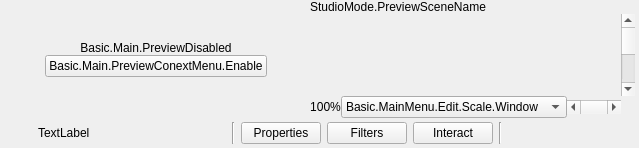
  <widget class="QWidget" name="centralwidget">
   <layout class="QVBoxLayout" name="verticalLayout">
    <property name="spacing">
     <number>0</number>
    </property>
    <property name="leftMargin">
     <number>4</number>
    </property>
    <property name="topMargin">
     <number>0</number>
    </property>
    <property name="rightMargin">
     <number>4</number>
    </property>
    <property name="bottomMargin">
     <number>0</number>
    </property>
    <item>
     <layout class="QHBoxLayout" name="horizontalLayout_2">
      <item>
       <layout class="QHBoxLayout" name="previewLayout">
        <property name="spacing">
         <number>2</number>
        </property>
        <item>
         <widget class="QFrame" name="previewDisabledWidget">
          <property name="sizePolicy">
           <sizepolicy hsizetype="Expanding" vsizetype="Expanding">
            <horstretch>0</horstretch>
            <verstretch>0</verstretch>
           </sizepolicy>
          </property>
          <layout class="QVBoxLayout" name="verticalLayout_7">
           <property name="spacing">
            <number>0</number>
           </property>
           <property name="leftMargin">
            <number>1</number>
           </property>
           <property name="topMargin">
            <number>1</number>
           </property>
           <property name="rightMargin">
            <number>1</number>
           </property>
           <property name="bottomMargin">
            <number>1</number>
           </property>
           <item>
            <spacer name="verticalSpacer_2">
             <property name="orientation">
              <enum>Qt::Vertical</enum>
             </property>
             <property name="sizeHint" stdset="0">
              <size>
               <width>20</width>
               <height>40</height>
              </size>
             </property>
            </spacer>
           </item>
           <item>
            <widget class="QLabel" name="label">
             <property name="sizePolicy">
              <sizepolicy hsizetype="Preferred" vsizetype="Preferred">
               <horstretch>0</horstretch>
               <verstretch>0</verstretch>
              </sizepolicy>
             </property>
             <property name="text">
              <string>Basic.Main.PreviewDisabled</string>
             </property>
             <property name="alignment">
              <set>Qt::AlignCenter</set>
             </property>
            </widget>
           </item>
           <item>
            <layout class="QHBoxLayout" name="horizontalLayout">
             <item>
              <spacer name="horizontalSpacer_2">
               <property name="orientation">
                <enum>Qt::Horizontal</enum>
               </property>
               <property name="sizeHint" stdset="0">
                <size>
                 <width>40</width>
                 <height>20</height>
                </size>
               </property>
              </spacer>
             </item>
             <item>
              <widget class="QPushButton" name="enablePreviewButton">
               <property name="text">
                <string>Basic.Main.PreviewConextMenu.Enable</string>
               </property>
              </widget>
             </item>
             <item>
              <spacer name="horizontalSpacer_3">
               <property name="orientation">
                <enum>Qt::Horizontal</enum>
               </property>
               <property name="sizeHint" stdset="0">
                <size>
                 <width>40</width>
                 <height>20</height>
                </size>
               </property>
              </spacer>
             </item>
            </layout>
           </item>
           <item>
            <spacer name="verticalSpacer_3">
             <property name="orientation">
              <enum>Qt::Vertical</enum>
             </property>
             <property name="sizeHint" stdset="0">
              <size>
               <width>20</width>
               <height>40</height>
              </size>
             </property>
            </spacer>
           </item>
          </layout>
         </widget>
        </item>
        <item>
         <widget class="QWidget" name="previewContainer" native="true">
          <layout class="QVBoxLayout" name="previewTextLayout">
           <property name="spacing">
            <number>0</number>
           </property>
           <property name="leftMargin">
            <number>0</number>
           </property>
           <property name="topMargin">
            <number>0</number>
           </property>
           <property name="rightMargin">
            <number>0</number>
           </property>
           <property name="bottomMargin">
            <number>0</number>
           </property>
           <item>
            <widget class="QLabel" name="previewLabel">
             <property name="sizePolicy">
              <sizepolicy hsizetype="Ignored" vsizetype="Preferred">
               <horstretch>0</horstretch>
               <verstretch>0</verstretch>
              </sizepolicy>
             </property>
             <property name="text">
              <string>StudioMode.PreviewSceneName</string>
             </property>
             <property name="alignment">
              <set>Qt::AlignLeading|Qt::AlignLeft|Qt::AlignVCenter</set>
             </property>
             <property name="class" stdset="0">
              <string>previewProgramLabels</string>
             </property>
            </widget>
           </item>
           <item>
            <layout class="QGridLayout" name="gridLayout">
             <property name="spacing">
              <number>0</number>
             </property>
             <item row="1" column="0" colspan="2">
              <widget class="OBSBasicPreview" name="preview" native="true">
               <property name="sizePolicy">
                <sizepolicy hsizetype="Expanding" vsizetype="Expanding">
                 <horstretch>0</horstretch>
                 <verstretch>0</verstretch>
                </sizepolicy>
               </property>
               <property name="minimumSize">
                <size>
                 <width>32</width>
                 <height>32</height>
                </size>
               </property>
               <property name="focusPolicy">
                <enum>Qt::ClickFocus</enum>
               </property>
               <property name="contextMenuPolicy">
                <enum>Qt::CustomContextMenu</enum>
               </property>
               <addaction name="actionRemoveSource"/>
              </widget>
             </item>
             <item row="2" column="1">
              <widget class="QWidget" name="previewXContainer" native="true">
               <layout class="QHBoxLayout" name="horizontalLayout_7">
                <property name="spacing">
                 <number>0</number>
                </property>
                <property name="leftMargin">
                 <number>0</number>
                </property>
                <property name="topMargin">
                 <number>0</number>
                </property>
                <property name="rightMargin">
                 <number>0</number>
                </property>
                <property name="bottomMargin">
                 <number>0</number>
                </property>
                <item>
                 <widget class="OBSPreviewScalingLabel" name="previewScalePercent">
                  <property name="text">
                   <string>100%</string>
                  </property>
                  <property name="alignment">
                   <set>Qt::AlignCenter</set>
                  </property>
                 </widget>
                </item>
                <item>
                 <widget class="OBSPreviewScalingComboBox" name="previewScalingMode">
                  <item>
                   <property name="text">
                    <string>Basic.MainMenu.Edit.Scale.Window</string>
                   </property>
                  </item>
                  <item>
                   <property name="text">
                    <string>Basic.MainMenu.Edit.Scale.Canvas</string>
                   </property>
                  </item>
                 </widget>
                </item>
                <item>
                 <widget class="QScrollBar" name="previewXScrollBar">
                  <property name="sizePolicy">
                   <sizepolicy hsizetype="MinimumExpanding" vsizetype="Fixed">
                    <horstretch>0</horstretch>
                    <verstretch>0</verstretch>
                   </sizepolicy>
                  </property>
                  <property name="minimum">
                   <number>-200</number>
                  </property>
                  <property name="maximum">
                   <number>200</number>
                  </property>
                  <property name="singleStep">
                   <number>10</number>
                  </property>
                  <property name="pageStep">
                   <number>100</number>
                  </property>
                  <property name="orientation">
                   <enum>Qt::Horizontal</enum>
                  </property>
                 </widget>
                </item>
               </layout>
              </widget>
             </item>
             <item row="1" column="2">
              <widget class="QScrollBar" name="previewYScrollBar">
               <property name="orientation">
                <enum>Qt::Vertical</enum>
               </property>
              </widget>
             </item>
            </layout>
           </item>
          </layout>
         </widget>
        </item>
       </layout>
      </item>
     </layout>
    </item>
    <item>
     <widget class="QFrame" name="contextContainer">
      <property name="sizePolicy">
       <sizepolicy hsizetype="Preferred" vsizetype="Preferred">
        <horstretch>0</horstretch>
        <verstretch>0</verstretch>
       </sizepolicy>
      </property>
      <property name="minimumSize">
       <size>
        <width>0</width>
        <height>0</height>
       </size>
      </property>
      <layout class="QHBoxLayout" name="horizontalLayout9">
       <property name="spacing">
        <number>6</number>
       </property>
       <property name="sizeConstraint">
        <enum>QLayout::SetDefaultConstraint</enum>
       </property>
       <property name="leftMargin">
        <number>6</number>
       </property>
       <property name="topMargin">
        <number>4</number>
       </property>
       <property name="rightMargin">
        <number>6</number>
       </property>
       <property name="bottomMargin">
        <number>4</number>
       </property>
       <item>
        <widget class="QFrame" name="contextSubContainer">
         <property name="sizePolicy">
          <sizepolicy hsizetype="Preferred" vsizetype="Preferred">
           <horstretch>0</horstretch>
           <verstretch>0</verstretch>
          </sizepolicy>
         </property>
         <property name="minimumSize">
          <size>
           <width>0</width>
           <height>0</height>
          </size>
         </property>
         <layout class="QHBoxLayout" name="horizontalLayout_5">
          <property name="spacing">
           <number>6</number>
          </property>
          <property name="leftMargin">
           <number>0</number>
          </property>
          <property name="topMargin">
           <number>0</number>
          </property>
          <property name="rightMargin">
           <number>0</number>
          </property>
          <property name="bottomMargin">
           <number>0</number>
          </property>
          <item>
           <widget class="QLabel" name="contextSourceIcon">
            <property name="sizePolicy">
             <sizepolicy hsizetype="Fixed" vsizetype="Fixed">
              <horstretch>0</horstretch>
              <verstretch>0</verstretch>
             </sizepolicy>
            </property>
            <property name="minimumSize">
             <size>
              <width>22</width>
              <height>22</height>
             </size>
            </property>
            <property name="maximumSize">
             <size>
              <width>22</width>
              <height>22</height>
             </size>
            </property>
            <property name="text">
             <string/>
            </property>
           </widget>
          </item>
          <item>
           <widget class="QLabel" name="contextSourceLabel">
            <property name="sizePolicy">
             <sizepolicy hsizetype="Preferred" vsizetype="Fixed">
              <horstretch>0</horstretch>
              <verstretch>0</verstretch>
             </sizepolicy>
            </property>
            <property name="minimumSize">
             <size>
              <width>160</width>
              <height>22</height>
             </size>
            </property>
            <property name="maximumSize">
             <size>
              <width>160</width>
              <height>22</height>
             </size>
            </property>
            <property name="text">
             <string>TextLabel</string>
            </property>
           </widget>
          </item>
          <item>
           <widget class="QLabel" name="contextSourceIconSpacer">
            <property name="sizePolicy">
             <sizepolicy hsizetype="Fixed" vsizetype="Fixed">
              <horstretch>0</horstretch>
              <verstretch>0</verstretch>
             </sizepolicy>
            </property>
            <property name="minimumSize">
             <size>
              <width>22</width>
              <height>22</height>
             </size>
            </property>
            <property name="maximumSize">
             <size>
              <width>22</width>
              <height>22</height>
             </size>
            </property>
            <property name="text">
             <string/>
            </property>
           </widget>
          </item>
          <item>
           <widget class="Line" name="line_3">
            <property name="orientation">
             <enum>Qt::Vertical</enum>
            </property>
           </widget>
          </item>
          <item>
           <widget class="QPushButton" name="sourcePropertiesButton">
            <property name="sizePolicy">
             <sizepolicy hsizetype="Minimum" vsizetype="Fixed">
              <horstretch>0</horstretch>
              <verstretch>0</verstretch>
             </sizepolicy>
            </property>
            <property name="minimumSize">
             <size>
              <width>0</width>
              <height>22</height>
             </size>
            </property>
            <property name="toolTip">
             <string>SourceProperties</string>
            </property>
            <property name="text">
             <string>Properties</string>
            </property>
            <property name="icon">
             <iconset resource="obs.qrc">
              <normaloff>:/settings/images/settings/general.svg</normaloff>:/settings/images/settings/general.svg</iconset>
            </property>
            <property name="flat">
             <bool>false</bool>
            </property>
           </widget>
          </item>
          <item>
           <widget class="QPushButton" name="sourceFiltersButton">
            <property name="minimumSize">
             <size>
              <width>0</width>
              <height>22</height>
             </size>
            </property>
            <property name="toolTip">
             <string>SourceFilters</string>
            </property>
            <property name="text">
             <string>Filters</string>
            </property>
            <property name="icon">
             <iconset resource="obs.qrc">
              <normaloff>:/res/images/filter.svg</normaloff>:/res/images/filter.svg</iconset>
            </property>
            <property name="flat">
             <bool>false</bool>
            </property>
           </widget>
          </item>
          <item>
           <widget class="QPushButton" name="sourceInteractButton">
            <property name="minimumSize">
             <size>
              <width>0</width>
              <height>22</height>
             </size>
            </property>
            <property name="toolTip">
             <string>Interact</string>
            </property>
            <property name="text">
             <string>Interact</string>
            </property>
            <property name="icon">
             <iconset resource="obs.qrc">
              <normaloff>:/res/images/interact.svg</normaloff>:/res/images/interact.svg</iconset>
            </property>
            <property name="flat">
             <bool>false</bool>
            </property>
            <property name="class" stdset="0">
             <string notr="true">icon-touch</string>
            </property>
           </widget>
          </item>
          <item>
           <widget class="Line" name="line">
            <property name="orientation">
             <enum>Qt::Vertical</enum>
            </property>
           </widget>
          </item>
         </layout>
        </widget>
       </item>
       <item>
        <widget class="QFrame" name="emptySpace">
         <property name="sizePolicy">
          <sizepolicy hsizetype="Expanding" vsizetype="Minimum">
           <horstretch>0</horstretch>
           <verstretch>0</verstretch>
          </sizepolicy>
         </property>
         <property name="minimumSize">
          <size>
           <width>0</width>
           <height>22</height>
          </size>
         </property>
         <layout class="QHBoxLayout" name="horizontalLayout_6">
          <property name="spacing">
           <number>0</number>
          </property>
          <property name="leftMargin">
           <number>0</number>
          </property>
          <property name="topMargin">
           <number>0</number>
          </property>
          <property name="rightMargin">
           <number>0</number>
          </property>
          <property name="bottomMargin">
           <number>0</number>
          </property>
         </layout>
        </widget>
       </item>
      </layout>
     </widget>
    </item>
   </layout>
  </widget>
